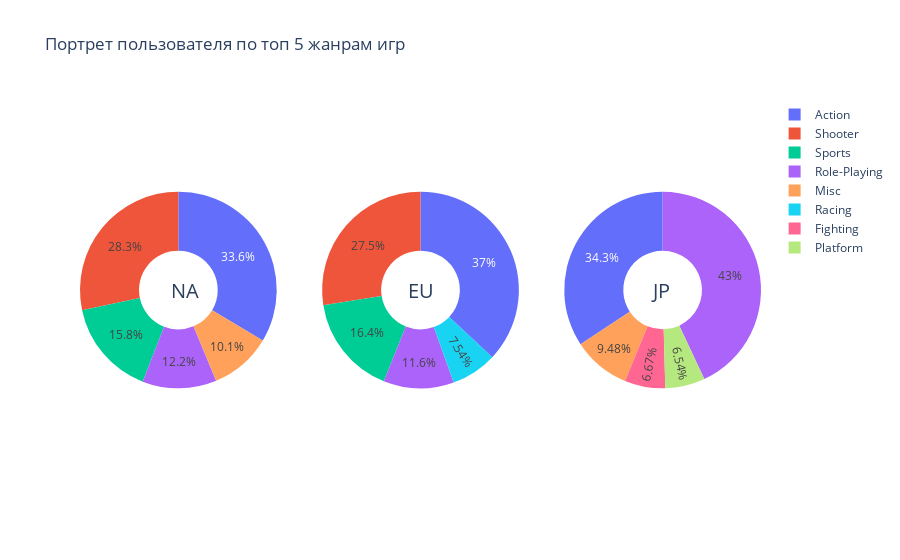

Notebook code cell kept with this figure:
### Markdown cell above
<div class="alert alert-success">
<h2> Комментарий ревьюера V1<a class="tocSkip"> </h2>

<b>Все отлично!👍:</b> Снова все верно, продолжай в том же духе!

### Code cell
fig = make_subplots(rows=1, cols=3, specs=[[{'type':'domain'}, {'type':'domain'}, {'type':'domain'}]])
fig.add_trace(go.Pie(labels=america_top['genre'].head(5), values=america_top['perc_plat'].head(5), name="GHG Emissions"),1, 1)
fig.add_trace(go.Pie(labels=europe_top['genre'].head(5), values=europe_top['perc_plat'].head(5), name="GHG Emissions"),1, 2)
fig.add_trace(go.Pie(labels=japan_top['genre'].head(5), values=japan_top['perc_plat'].head(5), name="GHG Emissions"),1, 3)

# Use `hole` to create a donut-like pie chart
fig.update_traces(hole=.4, hoverinfo="label+percent+name")

fig.update_layout(
    title_text="Портрет пользователя по топ 5 жанрам игр",
    # Add annotations in the center of the donut pies.
    annotations=[dict(text='NA', x=0.13, y=0.5, font_size=20, showarrow=False),
                 dict(text='EU', x=0.50, y=0.5, font_size=20, showarrow=False),
                 dict(text='JP', x=0.87, y=0.5, font_size=20, showarrow=False)],bargap = 0.3)
fig.show()

### Figure 1 — Plotly figure (JSON) as saved in the notebook; plotly's stock layout.template omitted (floating-point values rounded to 4 significant figures)
{"data": [{"domain": {"x": [0, 0.2889], "y": [0, 1]}, "hole": 0.4, "hoverinfo": "label+percent+name", "labels": ["Action", "Shooter", "Sports", "Role-Playing", "Misc"], "name": "GHG Emissions", "type": "pie", "values": [0.2783, 0.2343, 0.131, 0.101, 0.08399]}, {"domain": {"x": [0.3556, 0.6444], "y": [0, 1]}, "hole": 0.4, "hoverinfo": "label+percent+name", "labels": ["Action", "Shooter", "Sports", "Role-Playing", "Racing"], "name": "GHG Emissions", "type": "pie", "values": [0.2973, 0.221, 0.1321, 0.09301, 0.06059]}, {"domain": {"x": [0.7111, 1], "y": [0, 1]}, "hole": 0.4, "hoverinfo": "label+percent+name", "labels": ["Role-Playing", "Action", "Misc", "Fighting", "Platform"], "name": "GHG Emissions", "type": "pie", "values": [0.3251, 0.259, 0.07165, 0.0504, 0.04938]}], "layout": {"annotations": [{"font": {"size": 20}, "showarrow": false, "text": "NA", "x": 0.13, "y": 0.5}, {"font": {"size": 20}, "showarrow": false, "text": "EU", "x": 0.5, "y": 0.5}, {"font": {"size": 20}, "showarrow": false, "text": "JP", "x": 0.87, "y": 0.5}], "bargap": 0.3, "title": {"text": "Портрет пользователя по топ 5 жанрам игр"}}}
